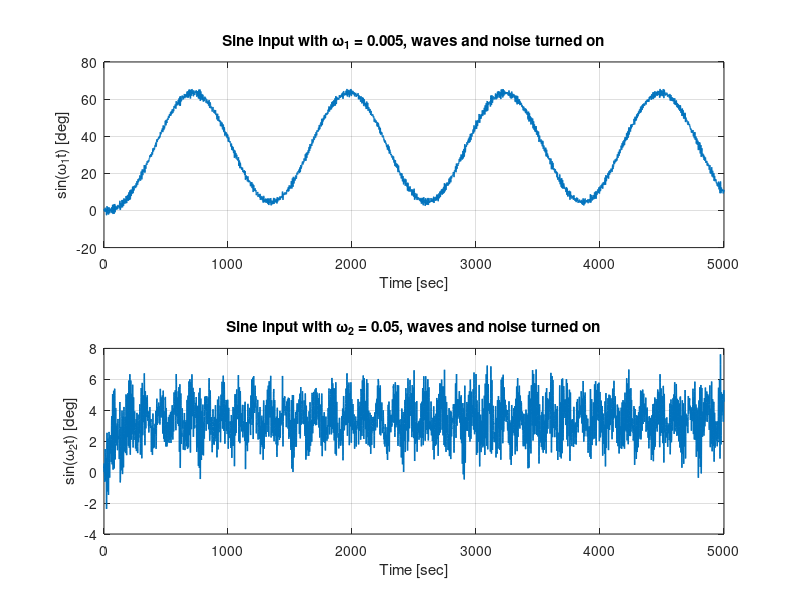

MATLAB code for this plot:
clear all
close all
clc

load('boat_param1_sine_noise');     %frequency 0.005
load('boat_param2_sine_noise');     %frequency 0.05

figure
subplot(2,1,1)
plot(boat_param1_noise(:,1), boat_param1_noise(:,2), 'LineWidth', 1); grid on; 
title('Sine input with \omega_1 = 0.005, waves and noise turned on')
xlabel('Time [sec]')
ylabel('sin(\omega_1t) [deg]')


subplot(2,1,2)
plot(boat_param2_noise(:,1), boat_param2_noise(:,2), 'LineWidth', 1); grid on;
title('Sine input with \omega_2 = 0.05, waves and noise turned on')
xlabel('Time [sec]')
ylabel('sin(\omega_2t) [deg]')
